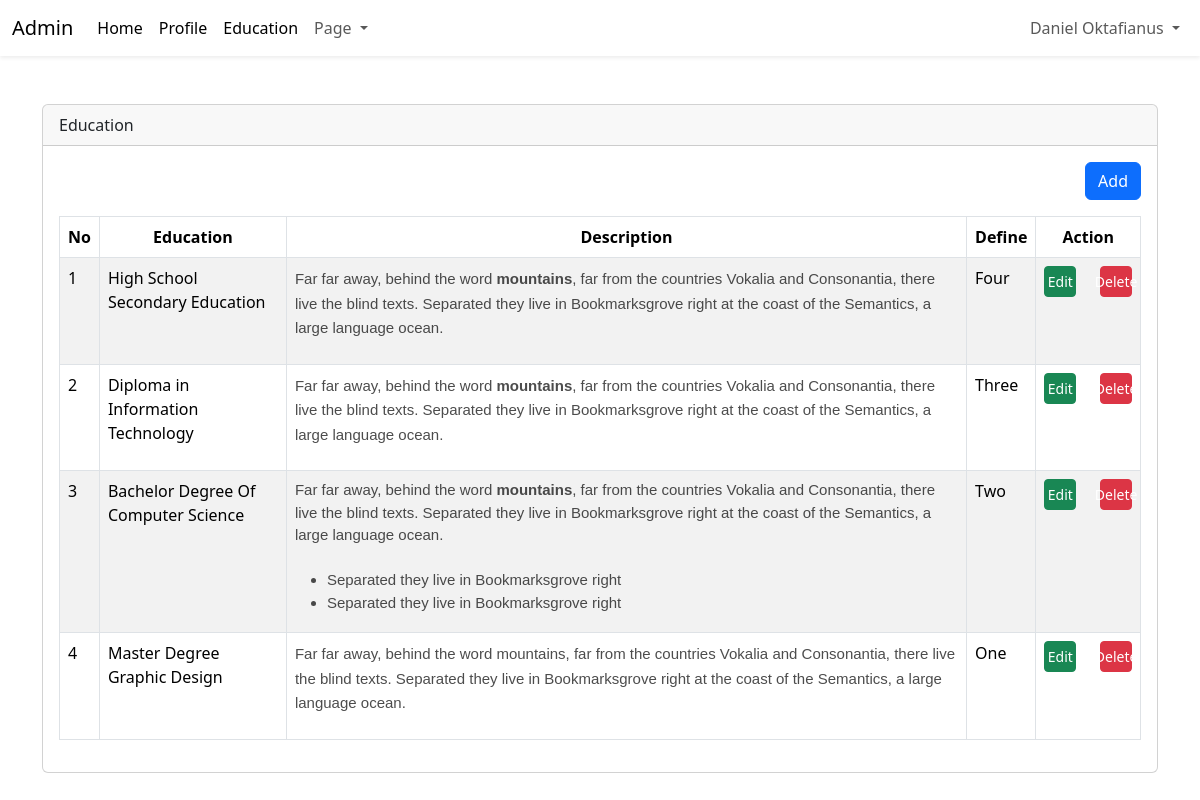
The page /admin/dashboard.php?page=education (signed in) on the database its author committed.
### tables this page shows
CREATE TABLE `education` (
  `education_id` int(11) NOT NULL,
  `education_name` varchar(50) NOT NULL,
  `education_desc` text NOT NULL,
  `education_def` varchar(20) NOT NULL
);

### admin/content/education.php (the view, shortened to what this page needs)
<?php
include 'config/connection_login.php';
$query = mysqli_query($config, "SELECT * FROM education ORDER BY education_id DESC");
$row = mysqli_fetch_all($query, MYSQLI_ASSOC);
?>
<div class="table-responsive">
    <div align="right" class="mb-3">
        <a href="?page=tambah_education" class="btn btn-primary">Add</a>
    </div>
    <table id="table" class="table table-bordered table-striped">
        <thead>
            <tr class="text-center">
                <th>No</th>
                <th>Education</th>
                <th>Description</th>
                <th>Define</th>
                <th>Action</th>
            </tr>
        </thead>
        <tbody>
            <?php foreach ($row as $key => $data_value): ?>
                <tr>
                    <td><?= $key + 1; ?></td>
                    <td><?= $data_value['education_name']; ?></td>
                    <td><?= $data_value['education_desc']; ?></td>
                    <td><?= $data_value['education_def']; ?></td>
                    <td>
                        <div class="row d-flex justify-content-center">
                            <div class="col-6">
                                <a href="?page=tambah_education&edit=<?php echo $data_value['education_id']; ?>"
                                    class="btn btn-success btn-sm d-flex justify-content-center">Edit</a>
                            </div>
                            <div class="col-6">
                                <a onclick="return confirm('Are you sure?')"
                                    href="?page=education&delete=<?php echo $data_value['education_id']; ?>"
                                    class="btn btn-danger btn-sm d-flex justify-content-center">Delete</a>
                            </div>
                        </div>
                    </td>
                </tr>
            <?php endforeach ?>
        </tbody>
    </table>
</div>

### rows shown on the page
education: education_name "High School Secondary Education", education_desc "Far far away, behind the word mountains , far from the countries Vokalia and Consonantia, there live the blind texts. Separated they live in Bookmarksgrove right at the coast of the Semantics, a large language ocean.", education_def "Four"
education: education_name "Diploma in Information Technology", education_desc "Far far away, behind the word mountains , far from the countries Vokalia and Consonantia, there live the blind texts. Separated they live in Bookmarksgrove right at the coast of the Semantics, a large language ocean.", education_def "Three"
education: education_name "Bachelor Degree Of Computer Science", education_desc "Far far away, behind the word mountains , far from the countries Vokalia and Consonantia, there live the blind texts. Separated they live in Bookmarksgrove right at the coast of the Semantics, a large language ocean. Separated they live in Bookmarksgrove right Separated they live in Bookmarksgrove right", education_def "Two"
education: education_name "Master Degree Graphic Design", education_desc "Far far away, behind the word mountains, far from the countries Vokalia and Consonantia, there live the blind texts. Separated they live in Bookmarksgrove right at the coast of the Semantics, a large language ocean.", education_def "One"

### other values the page prints
$_name "Daniel Oktafianus"
str_replace("_", " ", ucfirst($_GET['page'])) "Education"
